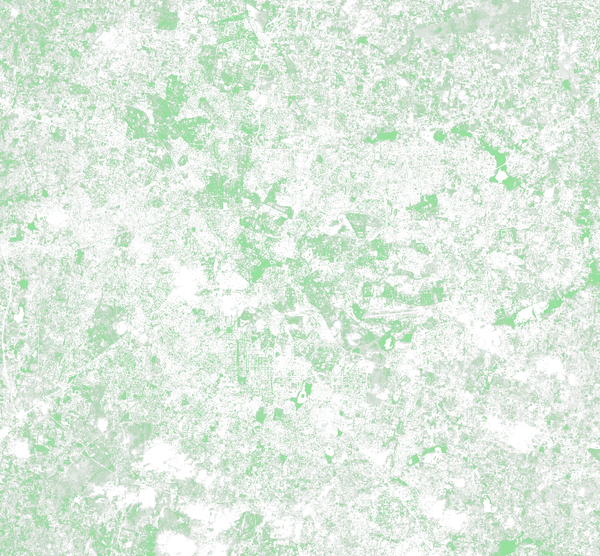
#> input picture data/greenery-overlay.webp, 600 x 556 px
$ python prepare_green_cover.py
#> lines starting #> are read from the running program, lines starting #| are printed output that depends on the picture
"""Aggregate the published vegetation-display raster inside ward polygons.
Requires Pillow, numpy and shapely. This does not recover NDVI or canopy percentage.
"""
import json,hashlib,datetime
from pathlib import Path
import numpy as np
from PIL import Image
from shapely.geometry import shape,box
from shapely import make_valid,contains_xy
root=Path(__file__).resolve().parents[1]
path=root/'data/greenery-overlay.webp'
a=np.array(Image.open(path).convert('RGBA'))[:,:,3]
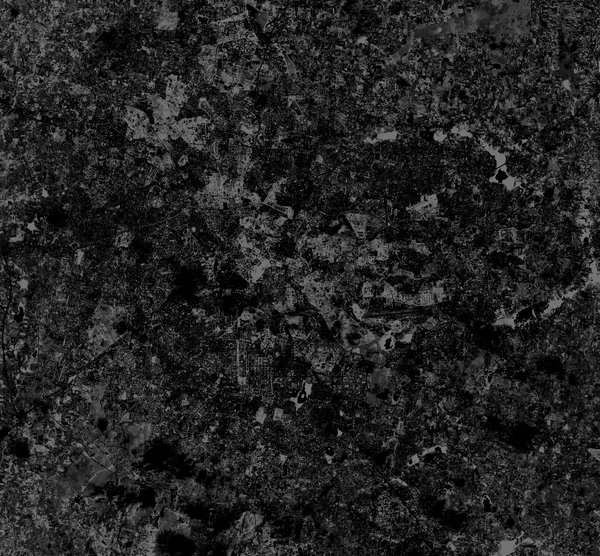
#> a: shape (556, 600); min 0, max 142, mean 35.3
h,w=a.shape
#> h = 556; w = 600
south,west,north,east=12.82,77.45,13.12,77.78
bounds=box(west,south,east,north)
lons=west+(np.arange(w)+.5)*(east-west)/w
#> lons = 600 values from 77.45 to 77.78
lats=north-(np.arange(h)+.5)*(north-south)/h
wards={}
#> (the run stopped early here; a loop or call above may not have finished)
